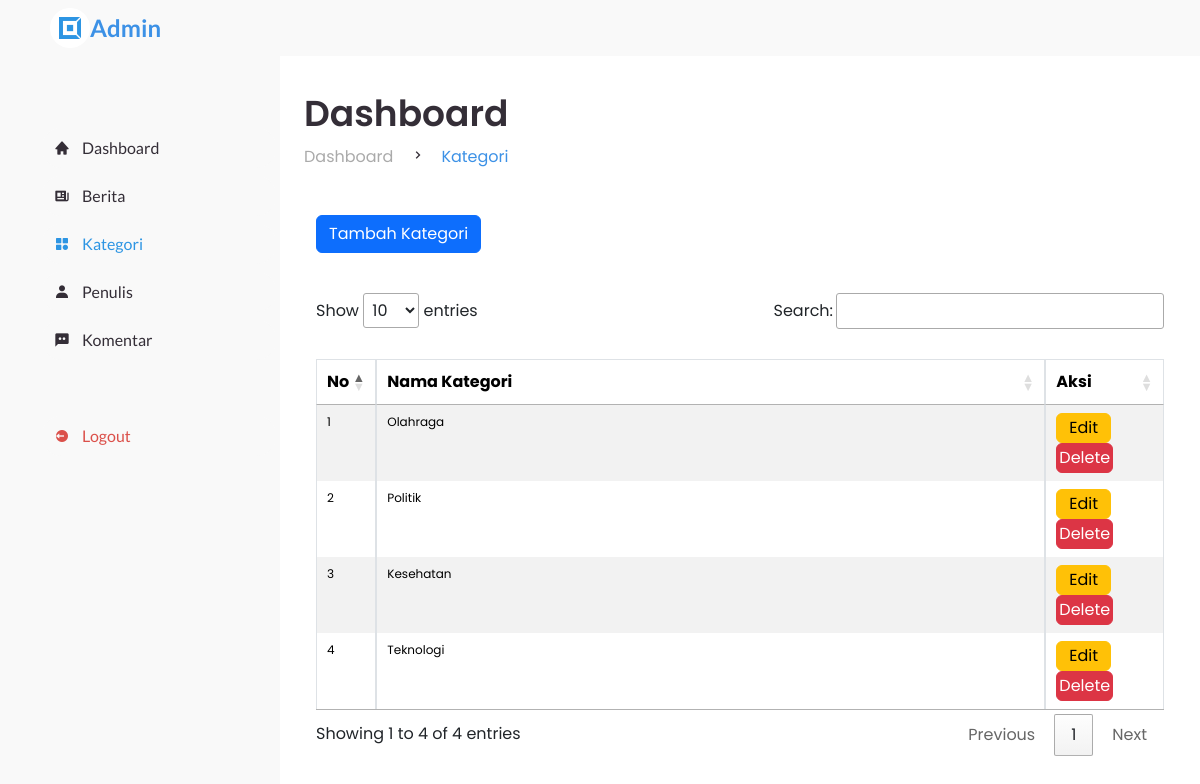
The page /admin/kategori.php on the database its author committed.
### tables this page shows
CREATE TABLE `kategori` (
  `id_kategori` int(11) NOT NULL,
  `nama_kategori` varchar(100) NOT NULL
);

### admin/kategori.php (the view, shortened to what this page needs)
<!DOCTYPE html>
<html lang="en">
<head>
    <link rel="stylesheet" href="style.css">
    <link href="https://cdn.jsdelivr.net/npm/bootstrap@5.3.2/dist/css/bootstrap.min.css" rel="stylesheet">
    <link rel="stylesheet" href="https://cdn.datatables.net/1.13.7/css/jquery.dataTables.css" />
	<link href='https://unpkg.com/boxicons@2.0.9/css/boxicons.min.css' rel='stylesheet'>
</head>
<body>
	<?php $page = 'kategori'; include "sidebar.php" ?>
	<section id="content">
		<nav>
		</nav>
        <main>
			<div class="head-title">
				<div class="left">
					<h1>Dashboard</h1>
					<ul class="breadcrumb">
						<li>
							<a href="#" class="nav-link">Dashboard</a>
						</li>
						<li><i class='bx bx-chevron-right' ></i></li>
						<li>
							<a id="active" href="#" class="nav-link">Kategori</a>
						</li>
					</ul>
				</div>
			</div>
            <div class="container" style="margin-top:30px">
                <div class="row">
                    <div class="col-md-12">
                        <?php
                        include '../koneksi.php';
                        $query = mysqli_query($conn, "SELECT * FROM kategori ORDER BY id_kategori ASC");
                        ?>
                        <a class="btn btn-primary" style="margin-bottom:10px" href="tambah_kategori.php"> Tambah Kategori </a>
                        <table id="data-kategori" class="table table-striped table-bordered border-top">
                            <thead>
                                <tr>
                                    <th style="width:5%">No</th>
                                    <th>Nama Kategori</th>
                                    <th style="width:14%">Aksi</th>
                                </tr>
                            </thead>
                            <tbody>
                                <?php
                                if(mysqli_num_rows($query)>0){
                                $no = 1;
                                while($data = mysqli_fetch_array($query)){
                                ?>
                                <tr>
                                    <td><?php echo $no ?></td>
                                    <td><?php echo $data["nama_kategori"] ?></td>
                                    <td> <a href="edit_kategori.php?id_kategori=<?php echo $data["id_kategori"] ?>" class="btn btn-warning" style="padding:2px 12px;"> Edit </a>
                                    <a href="proses_hapus.php?kategori=<?php echo $data["id_kategori"] ?>" onclick="return confirm('Apakah Anda yakin ingin menghapus data ini?')" class="btn btn-danger" style="padding:2px"> Delete </a> </td>
                                </tr>
                                <?php  $no++; } ?>
                                <?php } ?>
                            </tbody>
                        </table>
                    </div>
                </div>
            </div>
        </main>
	</section>
</body>
</html>

### admin/style.css (style rules this page uses)
* { margin: 0; padding: 0; box-sizing: border-box; }
a { text-decoration: none; }
li { list-style: none; }
:root { --poppins: 'Poppins', sans-serif; --lato: 'Lato', sans-serif; --light: #F9F9F9; --blue: #3C91E6; --light-blue: #CFE8FF; --grey: #eee; --dark-grey: #AAAAAA; --dark: #342E37; --red: #DB504A; --yellow: #FFCE26; --light-yellow: #FFF2C6; --orange: #FD7238; --light-orange: #FFE0D3; --green: #347C2C; --light-green: #C1FEC1; }
html { overflow-x: hidden; }
body { background: var(--grey); overflow-x: hidden; }
#content { position: relative; width: calc(100% - 280px); left: 280px; transition: .3s ease; }
#content nav { height: 56px; background: var(--light); padding: 0 24px; display: flex; grid-gap: 24px; font-family: var(--lato); position: sticky; top: 0; left: 0; z-index: 1000; }
#content main { width: 100%; padding: 36px 24px; font-family: var(--poppins); max-height: calc(100vh - 56px); overflow-y: auto; }
#content main .head-title { display: flex; align-items: center; justify-content: space-between; grid-gap: 16px; flex-wrap: wrap; }
#content main .head-title .left h1 { font-size: 36px; font-weight: 600; margin-bottom: 10px; color: var(--dark); }
#content main .head-title .left .breadcrumb { display: flex; align-items: center; grid-gap: 16px; }
#content main .head-title .left .breadcrumb li { color: var(--dark); }
#content main .head-title .left .breadcrumb li a { color: var(--dark-grey); pointer-events: none; }
#content main .head-title .left .breadcrumb li a#active { color: var(--blue); pointer-events: unset; }
td { font-size: 12px!important; }

### rows shown on the page
kategori: nama_kategori "Olahraga"
kategori: nama_kategori "Politik"
kategori: nama_kategori "Kesehatan"
kategori: nama_kategori "Teknologi"
